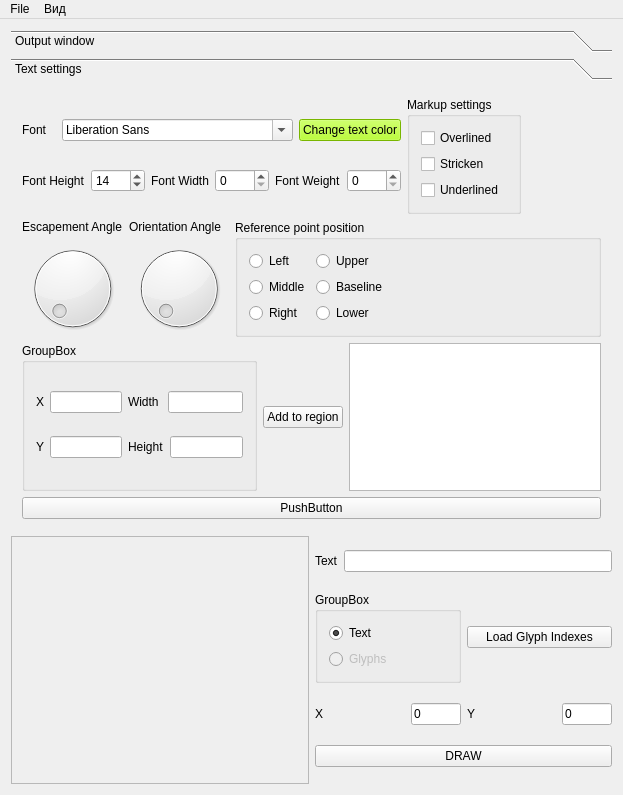
<?xml version="1.0" encoding="UTF-8"?>
<ui version="4.0">
 <class>MainWindow</class>
 <widget class="QMainWindow" name="MainWindow">
  <property name="geometry">
   <rect>
    <x>0</x>
    <y>0</y>
    <width>623</width>
    <height>795</height>
   </rect>
  </property>
  <property name="minimumSize">
   <size>
    <width>0</width>
    <height>0</height>
   </size>
  </property>
  <property name="windowTitle">
   <string>PaVEl - PAnguin Visualizer ELement</string>
  </property>
  <widget class="QWidget" name="verticalLayoutWidget">
   <layout class="QVBoxLayout" name="verticalLayout">
    <item>
     <widget class="QToolBox" name="toolBox_2">
      <property name="minimumSize">
       <size>
        <width>500</width>
        <height>500</height>
       </size>
      </property>
      <property name="currentIndex">
       <number>1</number>
      </property>
      <widget class="QWidget" name="page_3">
       <property name="geometry">
        <rect>
         <x>0</x>
         <y>0</y>
         <width>605</width>
         <height>446</height>
        </rect>
       </property>
       <attribute name="label">
        <string>Output window</string>
       </attribute>
       <layout class="QHBoxLayout" name="horizontalLayout_3">
        <item>
         <widget class="QScrollArea" name="scrollArea">
          <property name="minimumSize">
           <size>
            <width>0</width>
            <height>0</height>
           </size>
          </property>
          <property name="widgetResizable">
           <bool>true</bool>
          </property>
          <widget class="QWidget" name="scrollAreaWidgetContents">
           <property name="geometry">
            <rect>
             <x>0</x>
             <y>0</y>
             <width>585</width>
             <height>426</height>
            </rect>
           </property>
           <property name="sizePolicy">
            <sizepolicy hsizetype="Ignored" vsizetype="Ignored">
             <horstretch>0</horstretch>
             <verstretch>0</verstretch>
            </sizepolicy>
           </property>
           <property name="minimumSize">
            <size>
             <width>0</width>
             <height>0</height>
            </size>
           </property>
           <widget class="QLabel" name="label_2">
            <property name="geometry">
             <rect>
              <x>0</x>
              <y>0</y>
              <width>600</width>
              <height>450</height>
             </rect>
            </property>
            <property name="sizePolicy">
             <sizepolicy hsizetype="Ignored" vsizetype="Ignored">
              <horstretch>0</horstretch>
              <verstretch>0</verstretch>
             </sizepolicy>
            </property>
            <property name="minimumSize">
             <size>
              <width>0</width>
              <height>0</height>
             </size>
            </property>
            <property name="text">
             <string/>
            </property>
            <property name="scaledContents">
             <bool>true</bool>
            </property>
           </widget>
          </widget>
         </widget>
        </item>
       </layout>
      </widget>
      <widget class="QWidget" name="page_4">
       <property name="geometry">
        <rect>
         <x>0</x>
         <y>0</y>
         <width>605</width>
         <height>446</height>
        </rect>
       </property>
       <attribute name="label">
        <string>Text settings</string>
       </attribute>
       <layout class="QVBoxLayout" name="verticalLayout_3">
        <item>
         <layout class="QHBoxLayout" name="horizontalLayout_9">
          <item>
           <layout class="QVBoxLayout" name="verticalLayout_8">
            <item>
             <layout class="QHBoxLayout" name="horizontalLayout_5">
              <item>
               <widget class="QLabel" name="label_6">
                <property name="text">
                 <string>Font</string>
                </property>
               </widget>
              </item>
              <item>
               <widget class="QFontComboBox" name="fontComboBox">
                <property name="editable">
                 <bool>true</bool>
                </property>
               </widget>
              </item>
              <item>
               <widget class="QPushButton" name="ChangeColorButton">
                <property name="palette">
                 <palette>
                  <active>
                   <colorrole role="Button">
                    <brush brushstyle="SolidPattern">
                     <color alpha="255">
                      <red>170</red>
                      <green>255</green>
                      <blue>0</blue>
                     </color>
                    </brush>
                   </colorrole>
                   <colorrole role="Light">
                    <brush brushstyle="SolidPattern">
                     <color alpha="255">
                      <red>170</red>
                      <green>255</green>
                      <blue>0</blue>
                     </color>
                    </brush>
                   </colorrole>
                   <colorrole role="Base">
                    <brush brushstyle="SolidPattern">
                     <color alpha="255">
                      <red>255</red>
                      <green>255</green>
                      <blue>255</blue>
                     </color>
                    </brush>
                   </colorrole>
                   <colorrole role="Window">
                    <brush brushstyle="SolidPattern">
                     <color alpha="255">
                      <red>170</red>
                      <green>255</green>
                      <blue>0</blue>
                     </color>
                    </brush>
                   </colorrole>
                  </active>
                  <inactive>
                   <colorrole role="Button">
                    <brush brushstyle="SolidPattern">
                     <color alpha="255">
                      <red>170</red>
                      <green>255</green>
                      <blue>0</blue>
                     </color>
                    </brush>
                   </colorrole>
                   <colorrole role="Light">
                    <brush brushstyle="SolidPattern">
                     <color alpha="255">
                      <red>170</red>
                      <green>255</green>
                      <blue>0</blue>
                     </color>
                    </brush>
                   </colorrole>
                   <colorrole role="Base">
                    <brush brushstyle="SolidPattern">
                     <color alpha="255">
                      <red>255</red>
                      <green>255</green>
                      <blue>255</blue>
                     </color>
                    </brush>
                   </colorrole>
                   <colorrole role="Window">
                    <brush brushstyle="SolidPattern">
                     <color alpha="255">
                      <red>170</red>
                      <green>255</green>
                      <blue>0</blue>
                     </color>
                    </brush>
                   </colorrole>
                  </inactive>
                  <disabled>
                   <colorrole role="Button">
                    <brush brushstyle="SolidPattern">
                     <color alpha="255">
                      <red>170</red>
                      <green>255</green>
                      <blue>0</blue>
                     </color>
                    </brush>
                   </colorrole>
                   <colorrole role="Light">
                    <brush brushstyle="SolidPattern">
                     <color alpha="255">
                      <red>170</red>
                      <green>255</green>
                      <blue>0</blue>
                     </color>
                    </brush>
                   </colorrole>
                   <colorrole role="Base">
                    <brush brushstyle="SolidPattern">
                     <color alpha="255">
                      <red>170</red>
                      <green>255</green>
                      <blue>0</blue>
                     </color>
                    </brush>
                   </colorrole>
                   <colorrole role="Window">
                    <brush brushstyle="SolidPattern">
                     <color alpha="255">
                      <red>170</red>
                      <green>255</green>
                      <blue>0</blue>
                     </color>
                    </brush>
                   </colorrole>
                  </disabled>
                 </palette>
                </property>
                <property name="text">
                 <string>Change text color</string>
                </property>
                <property name="default">
                 <bool>false</bool>
                </property>
               </widget>
              </item>
             </layout>
            </item>
            <item>
             <layout class="QHBoxLayout" name="horizontalLayout_6">
              <item>
               <widget class="QLabel" name="label_5">
                <property name="text">
                 <string>Font Height</string>
                </property>
               </widget>
              </item>
              <item>
               <widget class="QSpinBox" name="spinBox_Height">
                <property name="maximum">
                 <number>2000</number>
                </property>
                <property name="value">
                 <number>14</number>
                </property>
               </widget>
              </item>
              <item>
               <widget class="QLabel" name="label_7">
                <property name="text">
                 <string>Font Width</string>
                </property>
               </widget>
              </item>
              <item>
               <widget class="QSpinBox" name="spinBox_Width">
                <property name="maximum">
                 <number>2000</number>
                </property>
               </widget>
              </item>
              <item>
               <widget class="QLabel" name="label_10">
                <property name="text">
                 <string>Font Weight</string>
                </property>
               </widget>
              </item>
              <item>
               <widget class="QSpinBox" name="spinBox_Weight">
                <property name="maximum">
                 <number>1000</number>
                </property>
               </widget>
              </item>
             </layout>
            </item>
           </layout>
          </item>
          <item>
           <widget class="QGroupBox" name="groupBox_2">
            <property name="title">
             <string>Markup settings</string>
            </property>
            <layout class="QVBoxLayout" name="verticalLayout_11">
             <item>
              <widget class="QCheckBox" name="checkBox_Overlined">
               <property name="text">
                <string>Overlined</string>
               </property>
              </widget>
             </item>
             <item>
              <widget class="QCheckBox" name="checkBox_Stricken">
               <property name="text">
                <string>Stricken</string>
               </property>
              </widget>
             </item>
             <item>
              <widget class="QCheckBox" name="checkBox_Underlined">
               <property name="text">
                <string>Underlined</string>
               </property>
              </widget>
             </item>
            </layout>
           </widget>
          </item>
          <item>
           <layout class="QVBoxLayout" name="verticalLayout_10"/>
          </item>
          <item>
           <spacer name="horizontalSpacer">
            <property name="orientation">
             <enum>Qt::Horizontal</enum>
            </property>
            <property name="sizeHint" stdset="0">
             <size>
              <width>40</width>
              <height>20</height>
             </size>
            </property>
           </spacer>
          </item>
         </layout>
        </item>
        <item>
         <layout class="QHBoxLayout" name="horizontalLayout_7">
          <item>
           <layout class="QVBoxLayout" name="verticalLayout_4">
            <item>
             <widget class="QLabel" name="label_8">
              <property name="text">
               <string>Escapement Angle</string>
              </property>
             </widget>
            </item>
            <item>
             <widget class="QDial" name="dial_Escapement">
              <property name="maximum">
               <number>3600</number>
              </property>
              <property name="orientation">
               <enum>Qt::Horizontal</enum>
              </property>
              <property name="invertedAppearance">
               <bool>false</bool>
              </property>
             </widget>
            </item>
           </layout>
          </item>
          <item>
           <layout class="QVBoxLayout" name="verticalLayout_5">
            <item>
             <widget class="QLabel" name="label_9">
              <property name="text">
               <string>Orientation Angle</string>
              </property>
             </widget>
            </item>
            <item>
             <widget class="QDial" name="dial_Orientation">
              <property name="maximum">
               <number>3600</number>
              </property>
             </widget>
            </item>
           </layout>
          </item>
          <item>
           <widget class="QGroupBox" name="groupBox">
            <property name="title">
             <string>Reference point position</string>
            </property>
            <layout class="QHBoxLayout" name="horizontalLayout_2">
             <item>
              <layout class="QVBoxLayout" name="verticalLayout_2">
               <item>
                <widget class="QRadioButton" name="radioButton">
                 <property name="text">
                  <string>Left</string>
                 </property>
                </widget>
               </item>
               <item>
                <widget class="QRadioButton" name="radioButton_3">
                 <property name="text">
                  <string>Middle</string>
                 </property>
                </widget>
               </item>
               <item>
                <widget class="QRadioButton" name="radioButton_4">
                 <property name="text">
                  <string>Right</string>
                 </property>
                </widget>
               </item>
              </layout>
             </item>
             <item>
              <layout class="QVBoxLayout" name="verticalLayout_7">
               <item>
                <widget class="QRadioButton" name="radioButton_2">
                 <property name="text">
                  <string>Upper</string>
                 </property>
                </widget>
               </item>
               <item>
                <widget class="QRadioButton" name="radioButton_6">
                 <property name="text">
                  <string>Baseline</string>
                 </property>
                </widget>
               </item>
               <item>
                <widget class="QRadioButton" name="radioButton_5">
                 <property name="text">
                  <string>Lower</string>
                 </property>
                </widget>
               </item>
              </layout>
             </item>
             <item>
              <spacer name="horizontalSpacer_3">
               <property name="orientation">
                <enum>Qt::Horizontal</enum>
               </property>
               <property name="sizeHint" stdset="0">
                <size>
                 <width>40</width>
                 <height>20</height>
                </size>
               </property>
              </spacer>
             </item>
            </layout>
           </widget>
          </item>
         </layout>
        </item>
        <item>
         <layout class="QHBoxLayout" name="horizontalLayout_12">
          <item>
           <widget class="QGroupBox" name="groupBox_4">
            <property name="title">
             <string>GroupBox</string>
            </property>
            <layout class="QHBoxLayout" name="horizontalLayout_13">
             <item>
              <layout class="QVBoxLayout" name="verticalLayout_12">
               <item>
                <layout class="QHBoxLayout" name="horizontalLayout_14">
                 <item>
                  <widget class="QLabel" name="label_11">
                   <property name="text">
                    <string>X</string>
                   </property>
                  </widget>
                 </item>
                 <item>
                  <widget class="QLineEdit" name="lineEdit_rectangleX">
                   <property name="maximumSize">
                    <size>
                     <width>75</width>
                     <height>16777215</height>
                    </size>
                   </property>
                   <property name="inputMethodHints">
                    <set>Qt::ImhDigitsOnly</set>
                   </property>
                   <property name="inputMask">
                    <string/>
                   </property>
                  </widget>
                 </item>
                </layout>
               </item>
               <item>
                <layout class="QHBoxLayout" name="horizontalLayout_16">
                 <item>
                  <widget class="QLabel" name="label_12">
                   <property name="text">
                    <string>Y</string>
                   </property>
                  </widget>
                 </item>
                 <item>
                  <widget class="QLineEdit" name="lineEdit_rectangleY">
                   <property name="maximumSize">
                    <size>
                     <width>75</width>
                     <height>16777215</height>
                    </size>
                   </property>
                   <property name="inputMethodHints">
                    <set>Qt::ImhDigitsOnly</set>
                   </property>
                   <property name="inputMask">
                    <string/>
                   </property>
                  </widget>
                 </item>
                </layout>
               </item>
              </layout>
             </item>
             <item>
              <layout class="QVBoxLayout" name="verticalLayout_13">
               <item>
                <layout class="QHBoxLayout" name="horizontalLayout_17">
                 <item>
                  <widget class="QLabel" name="label_13">
                   <property name="text">
                    <string>Width</string>
                   </property>
                  </widget>
                 </item>
                 <item>
                  <widget class="QLineEdit" name="lineEdit_rectangleWidth">
                   <property name="maximumSize">
                    <size>
                     <width>75</width>
                     <height>16777215</height>
                    </size>
                   </property>
                   <property name="inputMethodHints">
                    <set>Qt::ImhDigitsOnly</set>
                   </property>
                   <property name="inputMask">
                    <string/>
                   </property>
                  </widget>
                 </item>
                </layout>
               </item>
               <item>
                <layout class="QHBoxLayout" name="horizontalLayout_18">
                 <item>
                  <widget class="QLabel" name="label_14">
                   <property name="text">
                    <string>Height</string>
                   </property>
                  </widget>
                 </item>
                 <item>
                  <widget class="QLineEdit" name="lineEdit_rectangleHeight">
                   <property name="maximumSize">
                    <size>
                     <width>75</width>
                     <height>16777215</height>
                    </size>
                   </property>
                   <property name="inputMethodHints">
                    <set>Qt::ImhDigitsOnly</set>
                   </property>
                   <property name="inputMask">
                    <string/>
                   </property>
                  </widget>
                 </item>
                </layout>
               </item>
              </layout>
             </item>
            </layout>
           </widget>
          </item>
          <item>
           <layout class="QVBoxLayout" name="verticalLayout_14">
            <item>
             <widget class="QPushButton" name="pushButton_addRectangleToRegion">
              <property name="text">
               <string>Add to region</string>
              </property>
             </widget>
            </item>
           </layout>
          </item>
          <item>
           <widget class="QListView" name="listView"/>
          </item>
         </layout>
        </item>
        <item>
         <widget class="QPushButton" name="pushButton_3">
          <property name="text">
           <string>PushButton</string>
          </property>
         </widget>
        </item>
       </layout>
      </widget>
     </widget>
    </item>
    <item>
     <layout class="QHBoxLayout" name="horizontalLayout">
      <item>
       <widget class="QScrollArea" name="scrollArea_2">
        <property name="widgetResizable">
         <bool>true</bool>
        </property>
        <widget class="QWidget" name="scrollAreaWidgetContents_2">
         <property name="geometry">
          <rect>
           <x>0</x>
           <y>0</y>
           <width>297</width>
           <height>246</height>
          </rect>
         </property>
        </widget>
       </widget>
      </item>
      <item>
       <layout class="QVBoxLayout" name="verticalLayout_6">
        <item>
         <layout class="QHBoxLayout" name="horizontalLayout_4">
          <item>
           <widget class="QLabel" name="label">
            <property name="text">
             <string>Text</string>
            </property>
           </widget>
          </item>
          <item>
           <widget class="QLineEdit" name="textField_TextItself"/>
          </item>
         </layout>
        </item>
        <item>
         <layout class="QHBoxLayout" name="horizontalLayout_10">
          <item>
           <widget class="QGroupBox" name="groupBox_3">
            <property name="title">
             <string>GroupBox</string>
            </property>
            <layout class="QVBoxLayout" name="verticalLayout_9">
             <item>
              <widget class="QRadioButton" name="radioButton_DrawText">
               <property name="text">
                <string>Text</string>
               </property>
               <property name="checked">
                <bool>true</bool>
               </property>
              </widget>
             </item>
             <item>
              <widget class="QRadioButton" name="radioButton_DrawGlyphs">
               <property name="enabled">
                <bool>false</bool>
               </property>
               <property name="text">
                <string>Glyphs</string>
               </property>
              </widget>
             </item>
            </layout>
           </widget>
          </item>
          <item>
           <widget class="QPushButton" name="pushButton_2">
            <property name="text">
             <string>Load Glyph Indexes</string>
            </property>
           </widget>
          </item>
         </layout>
        </item>
        <item>
         <layout class="QHBoxLayout" name="horizontalLayout_8">
          <item>
           <widget class="QLabel" name="label_4">
            <property name="text">
             <string>X</string>
            </property>
           </widget>
          </item>
          <item>
           <widget class="QLineEdit" name="xField">
            <property name="maximumSize">
             <size>
              <width>50</width>
              <height>16777215</height>
             </size>
            </property>
            <property name="text">
             <string>0</string>
            </property>
           </widget>
          </item>
          <item>
           <widget class="QLabel" name="label_3">
            <property name="text">
             <string>Y</string>
            </property>
           </widget>
          </item>
          <item>
           <widget class="QLineEdit" name="yField">
            <property name="maximumSize">
             <size>
              <width>50</width>
              <height>16777215</height>
             </size>
            </property>
            <property name="text">
             <string>0</string>
            </property>
           </widget>
          </item>
         </layout>
        </item>
        <item>
         <widget class="QPushButton" name="pushButton">
          <property name="text">
           <string>DRAW</string>
          </property>
         </widget>
        </item>
       </layout>
      </item>
     </layout>
    </item>
   </layout>
  </widget>
  <widget class="QMenuBar" name="menuBar">
   <property name="geometry">
    <rect>
     <x>0</x>
     <y>0</y>
     <width>623</width>
     <height>21</height>
    </rect>
   </property>
   <widget class="QMenu" name="menuPanguin">
    <property name="title">
     <string>File</string>
    </property>
    <addaction name="openAct"/>
    <addaction name="SaveAct"/>
    <addaction name="exitAct"/>
   </widget>
   <widget class="QMenu" name="menu">
    <property name="title">
     <string>Вид</string>
    </property>
    <addaction name="zoomInAct"/>
    <addaction name="zoomOutAct"/>
    <addaction name="normalSizeAct"/>
    <addaction name="separator"/>
    <addaction name="fitToWindowAct"/>
   </widget>
   <addaction name="menuPanguin"/>
   <addaction name="menu"/>
  </widget>
  <action name="openAct">
   <property name="text">
    <string>Open</string>
   </property>
  </action>
  <action name="exitAct">
   <property name="text">
    <string>Quit</string>
   </property>
  </action>
  <action name="zoomInAct">
   <property name="enabled">
    <bool>false</bool>
   </property>
   <property name="text">
    <string>Приблизить</string>
   </property>
  </action>
  <action name="zoomOutAct">
   <property name="enabled">
    <bool>false</bool>
   </property>
   <property name="text">
    <string>Отдалить</string>
   </property>
  </action>
  <action name="fitToWindowAct">
   <property name="checkable">
    <bool>true</bool>
   </property>
   <property name="enabled">
    <bool>false</bool>
   </property>
   <property name="text">
    <string>Подогнать под размер окна</string>
   </property>
  </action>
  <action name="normalSizeAct">
   <property name="enabled">
    <bool>false</bool>
   </property>
   <property name="text">
    <string>Нормальный размер</string>
   </property>
  </action>
  <action name="SaveAct">
   <property name="text">
    <string>Save As</string>
   </property>
  </action>
 </widget>
 <layoutdefault spacing="6" margin="11"/>
 <resources/>
 <connections/>
</ui>
